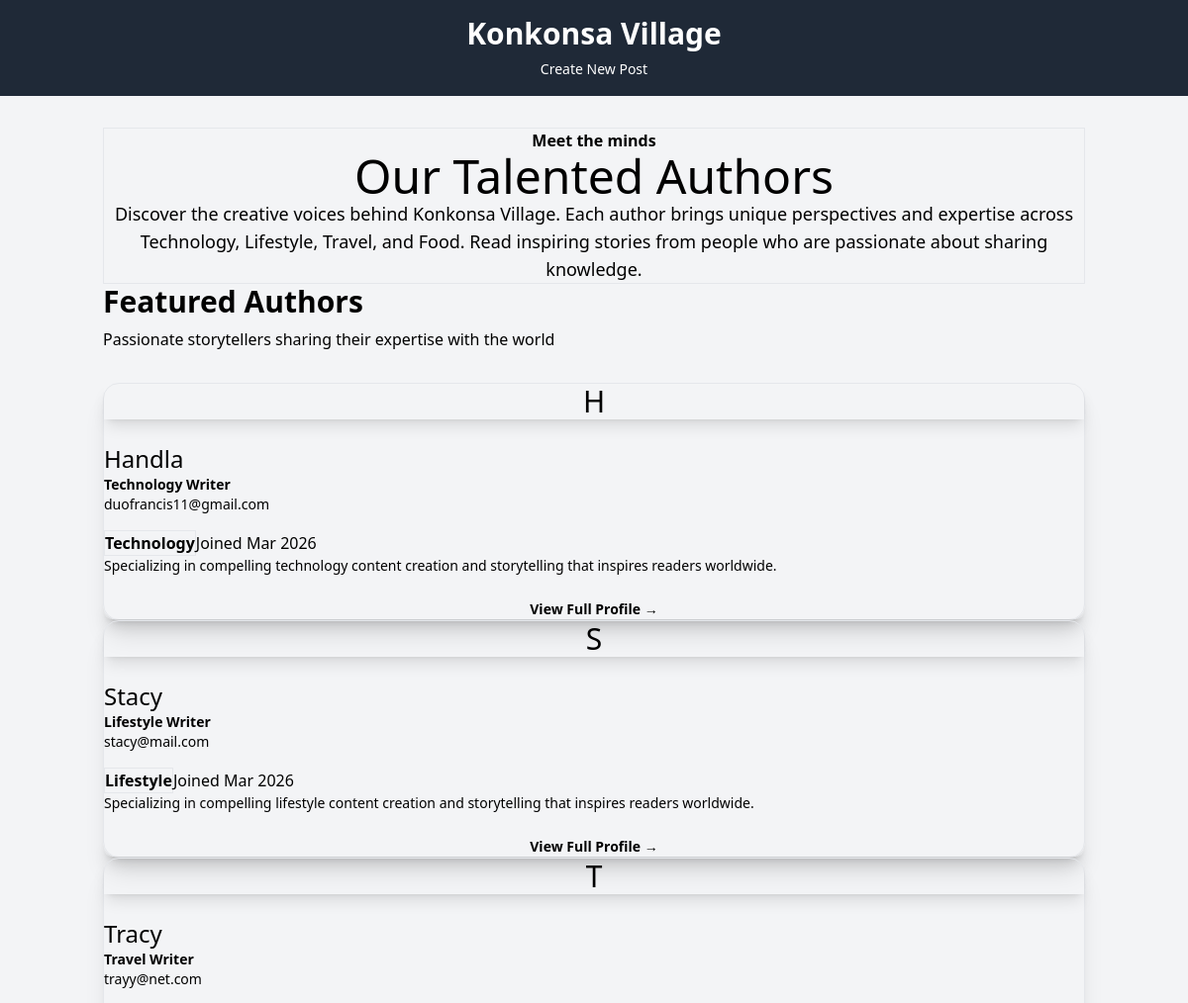
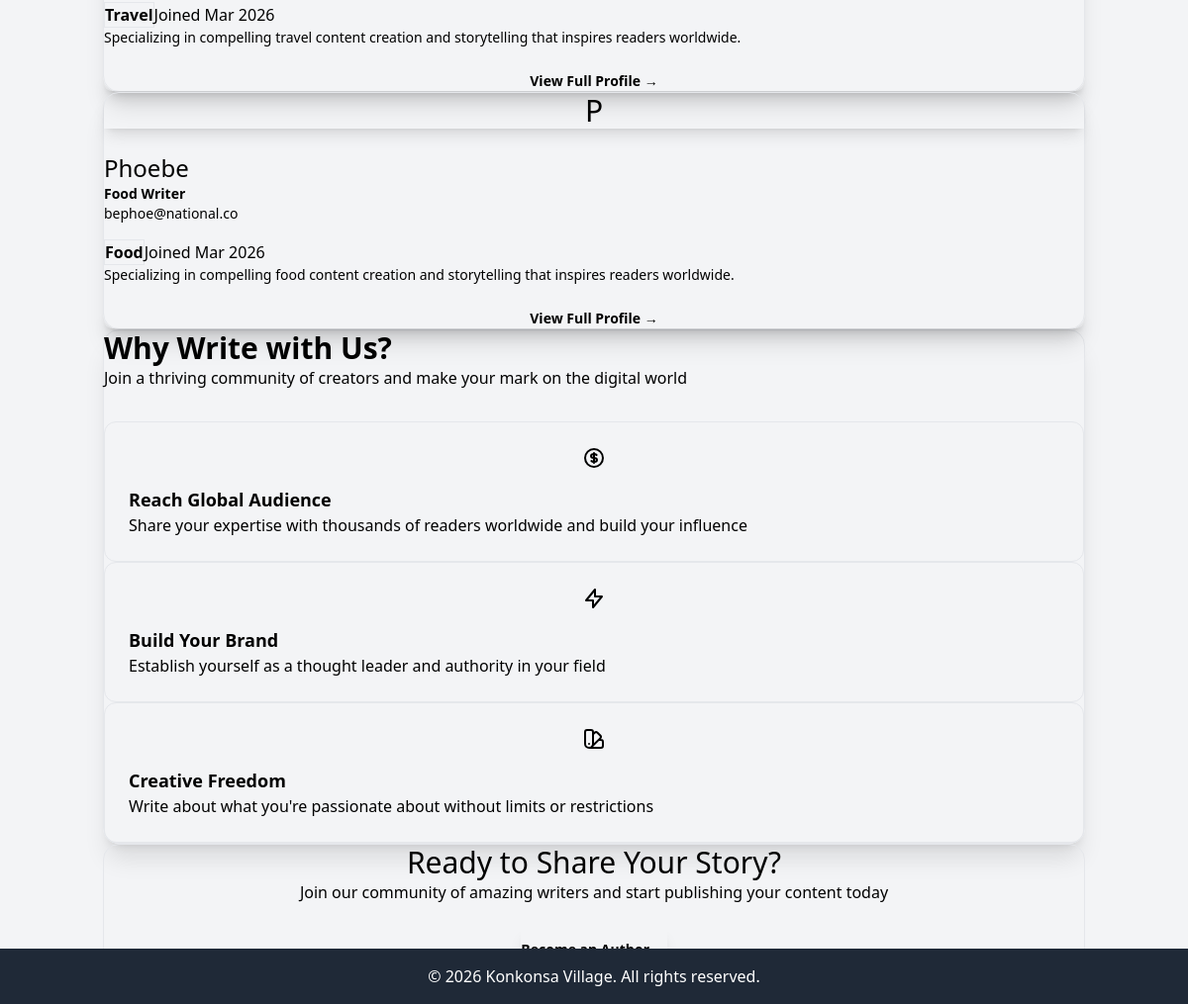
The page /blog/authors/ on the database its author committed (2 pictures, top to bottom).
### blog/models.py (models this page shows, shortened)
class Author(models.Model):
    CATEGORY_CHOICES = [
        ('TECHNOLOGY', 'Technology'),
        ('LIFESTYLE', 'Lifestyle'),
        ('TRAVEL', 'Travel'),
        ('FOOD', 'Food'),
    ]
    name = models.CharField(max_length=100)
    email = models.EmailField()
    category = models.CharField(max_length=20, choices=CATEGORY_CHOICES, default='TECHNOLOGY')
    created_at = models.DateTimeField(auto_now_add=True)

### blog/views.py (the view)
# urls.py: path('authors/', views.author_list, name='author_list'),
def author_list(request):
    authors = Author.objects.all()
    return render(request, 'blog/author_list.html', {'authors': authors})

### blog/templates/blog/author_list.html (shortened to what this page needs)
{% extends 'blog/landing_base_page.html' %}  {% block content %}
<section
  class="mb-16 rounded-3xl border border-fuchsia-500/30 bg-gradient-to-r from-indigo-600/20 via-violet-600/20 to-fuchsia-600/20 p-12 text-center shadow-2xl backdrop-blur-sm"
>
  <p class="text-xs font-semibold uppercase tracking-widest text-fuchsia-400">
    Meet the minds
  </p>
  <h2 class="mt-3 text-5xl font-black leading-tight text-black md:text-6xl">
    Our Talented Authors
  </h2>
  <p class="mx-auto mt-4 max-w-3xl text-lg text-slate-200">
    Discover the creative voices behind Konkonsa Village. Each author brings
    unique perspectives and expertise across Technology, Lifestyle, Travel, and
    Food. Read inspiring stories from people who are passionate about sharing
    knowledge.
  </p>
</section>
<section class="mb-16">
  <div class="mb-8">
    <h3 class="text-3xl font-bold text-black md:text-4xl">Featured Authors</h3>
    <p class="mt-2 text-base text-slate-300">
      Passionate storytellers sharing their expertise with the world
    </p>
  </div>
  <div class="grid gap-8 sm:grid-cols-2 lg:grid-cols-3">
    {% for author in authors %}
    <article
      class="group rounded-2xl border border-slate-700/50 bg-gradient-to-br from-slate-800 to-slate-900 p-7 shadow-xl transition-all hover:-translate-y-2 hover:shadow-2xl hover:border-fuchsia-500/50"
    >
      <div
        class="mb-6 flex h-20 w-20 items-center justify-center rounded-full bg-gradient-to-br from-indigo-500 via-violet-500 to-fuchsia-500 shadow-lg"
      >
        <span class="text-3xl font-black text-black"
          >{{ author.name|first|upper }}</span
        >
      </div>
      <h4 class="text-2xl font-black text-black mb-1">{{ author.name }}</h4>
      <p class="text-sm font-semibold text-fuchsia-400 mb-3">
        {{ author.category|title }} Writer
      </p>
      <p class="mb-4 text-sm">
        <a
          href="mailto:{{ author.email }}"
          class="text-slate-300 hover:text-fuchsia-300 transition font-medium"
          >{{ author.email }}</a
        >
      </p>
      <div class="mb-5 flex items-center gap-3">
        <span
          class="inline-flex items-center rounded-full bg-indigo-500/20 px-3 py-1 text-xs font-bold uppercase tracking-wide text-indigo-300 border border-indigo-500/30"
        >
          {{ author.category|title }}
        </span>
        <span class="text-xs text-slate-400 font-medium"
          >Joined {{ author.created_at|date:'M Y' }}</span
        >
      </div>
      <p class="mb-6 text-sm text-slate-300 leading-relaxed">
        Specializing in compelling {{ author.category|lower }} content creation
        and storytelling that inspires readers worldwide.
      </p>
      <a
        href="{% url 'blog:author_detail' author.pk %}"
        class="mt-4 block w-full rounded-lg bg-gradient-to-r from-indigo-600 to-fuchsia-600 py-2.5 text-center text-sm font-bold text-black shadow-lg hover:shadow-xl transition-all hover:scale-105"
        >View Full Profile →</a
      >
    </article>
    {% endfor %}
  </div>
</section>
<section
  class="rounded-2xl border border-slate-700/50 bg-gradient-to-br from-slate-800 to-slate-900 p-10 shadow-xl"
>
  <h3 class="text-3xl font-bold text-black md:text-4xl mb-2">
    Why Write with Us?
  </h3>
  <p class="text-slate-300 mb-8">
    Join a thriving community of creators and make your mark on the digital
    world
  </p>
  <div class="grid gap-6 sm:grid-cols-2 lg:grid-cols-3">
    <div
      class="rounded-xl border border-slate-700/50 bg-gradient-to-br from-slate-700/30 to-slate-800/30 p-6 hover:border-indigo-500/50 transition"
    >
      <div
        class="mb-4 flex h-12 w-12 items-center justify-center rounded-lg bg-indigo-500/20"
      >
      </div>
      <h4 class="text-lg font-bold text-black mb-2">Reach Global Audience</h4>
      <p class="text-slate-300">
        Share your expertise with thousands of readers worldwide and build your
        influence
      </p>
    </div>
    <div
      class="rounded-xl border border-slate-700/50 bg-gradient-to-br from-slate-700/30 to-slate-800/30 p-6 hover:border-violet-500/50 transition"
    >
      <div
        class="mb-4 flex h-12 w-12 items-center justify-center rounded-lg bg-violet-500/20"
      >
        <svg
          class="w-6 h-6 text-violet-400"
          fill="none"
          stroke="currentColor"
          viewBox="0 0 24 24"
        >
          <path
            stroke-linecap="round"
            stroke-linejoin="round"
            stroke-width="2"
            d="M13 10V3L4 14h7v7l9-11h-7z"
          ></path>
        </svg>
      </div>
      <h4 class="text-lg font-bold text-black mb-2">Build Your Brand</h4>
      <p class="text-slate-300">
        Establish yourself as a thought leader and authority in your field
      </p>
    </div>
    <div
      class="rounded-xl border border-slate-700/50 bg-gradient-to-br from-slate-700/30 to-slate-800/30 p-6 hover:border-fuchsia-500/50 transition"
    >
      <div
        class="mb-4 flex h-12 w-12 items-center justify-center rounded-lg bg-fuchsia-500/20"
      >
      </div>
      <h4 class="text-lg font-bold text-black mb-2">Creative Freedom</h4>
      <p class="text-slate-300">
        Write about what you're passionate about without limits or restrictions
      </p>
    </div>
  </div>
</section>
<section
  class="mt-16 rounded-2xl border border-fuchsia-500/30 bg-gradient-to-r from-indigo-600/30 via-violet-600/30 to-fuchsia-600/30 p-10 text-center"
>
  <h3 class="text-3xl font-black text-black mb-3">
    Ready to Share Your Story?
  </h3>
  <p class="text-slate-200 mb-6 max-w-2xl mx-auto">
    Join our community of amazing writers and start publishing your content
    today
  </p>
  <a
    href="{% url 'blog:author_create' %}"
    class="inline-block rounded-full bg-gradient-to-r from-fuchsia-500 to-indigo-500 px-8 py-3 text-sm font-bold text-black shadow-lg hover:shadow-xl transition-all hover:scale-105"
    >Become an Author →</a
  >
</section>
{% endblock %}

### rows shown on the page
Author: name|first "H", name "Handla", category "Technology", email "duofrancis11@gmail.com", created_at "Mar 2026", category "technology"
Author: name|first "S", name "Stacy", category "Lifestyle", email "stacy@mail.com", created_at "Mar 2026", category "lifestyle"
Author: name|first "T", name "Tracy", category "Travel", email "trayy@net.com", created_at "Mar 2026", category "travel"
Author: name|first "P", name "Phoebe", category "Food", email "bephoe@national.co", created_at "Mar 2026", category "food"
